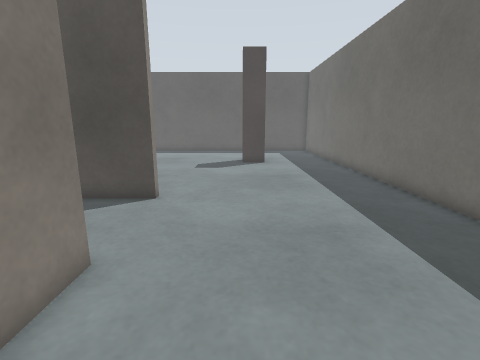
view 1 (above)

16 first-person views from a walk through a Gazebo world. The camera is 0.69 m above the floor, tilts 12° down and sees 85° across. The floor is counted in squares, 0.25 m on a side. Each view is taken from the middle of a square. On the plan, view 1 faces up. The plan holds only what a view shows up to about 19 squares ahead; the rest is blank. The place goes on beyond the plan. The robots in the file are not drawn.

view 2
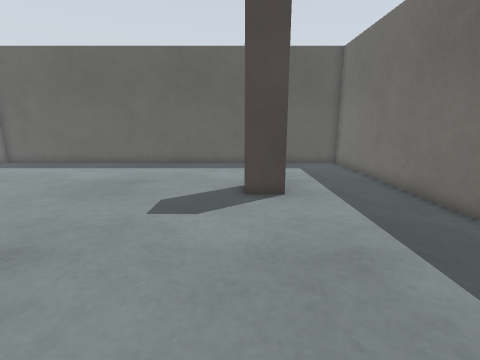

view 3
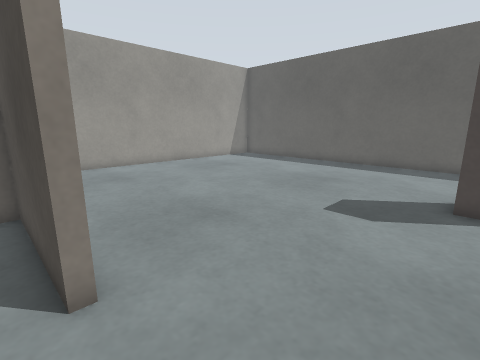

view 4
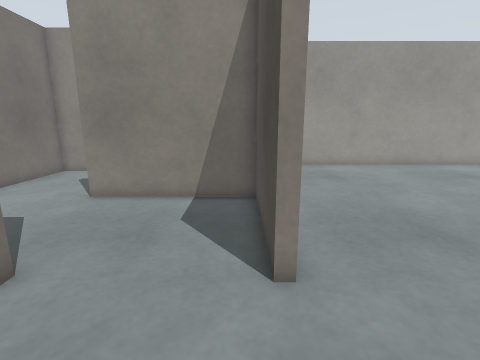

view 5
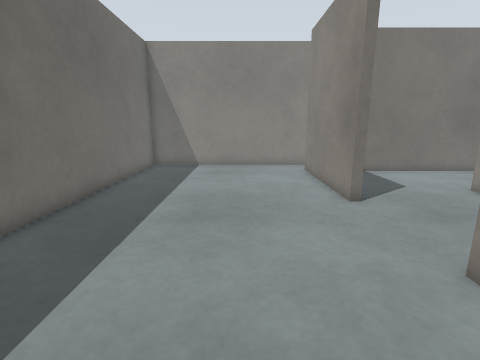

view 6
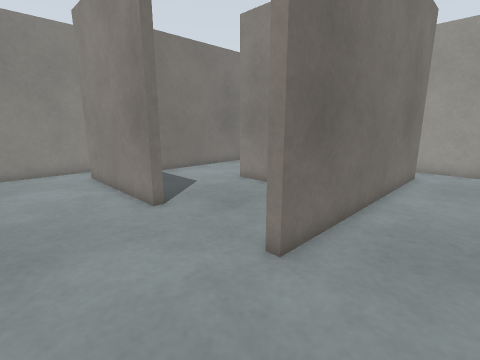

view 7
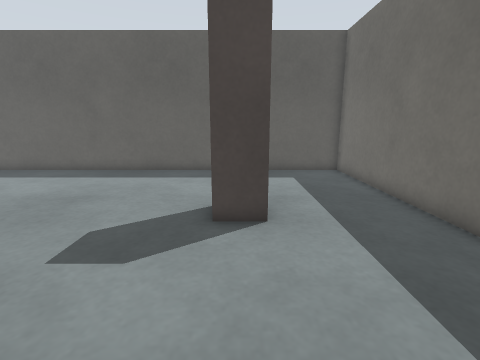

view 8
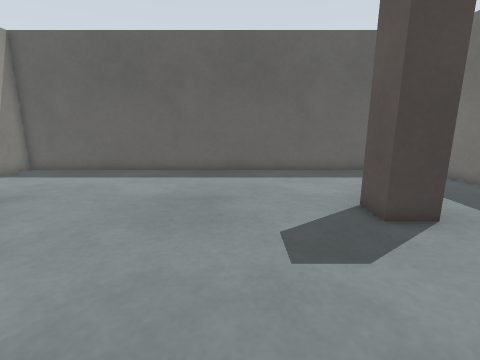

view 9
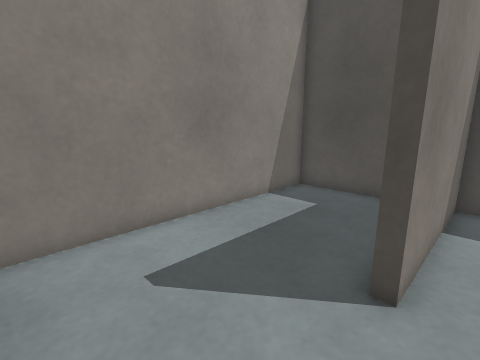

view 10
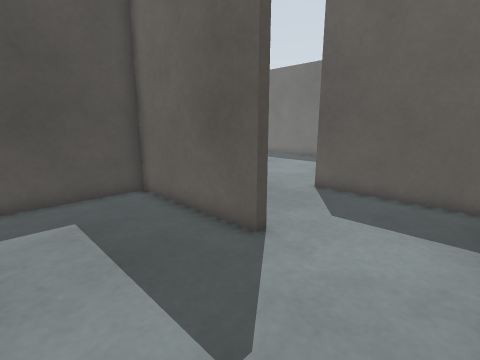

view 11
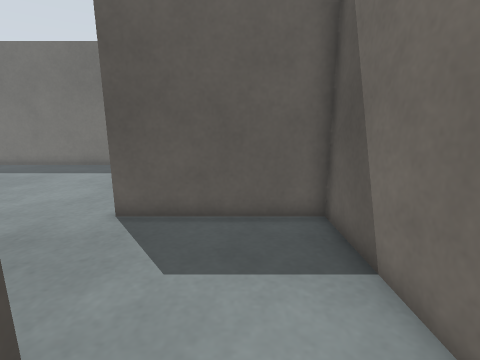

view 12
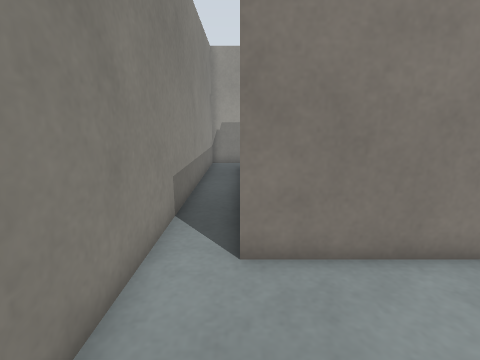

view 13
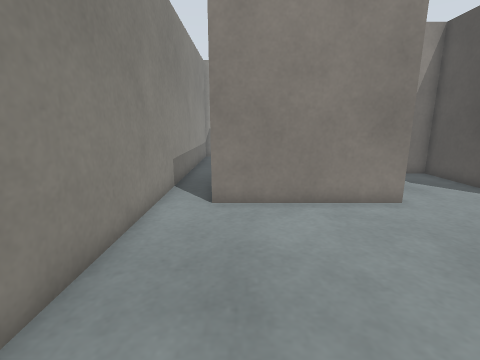

view 14
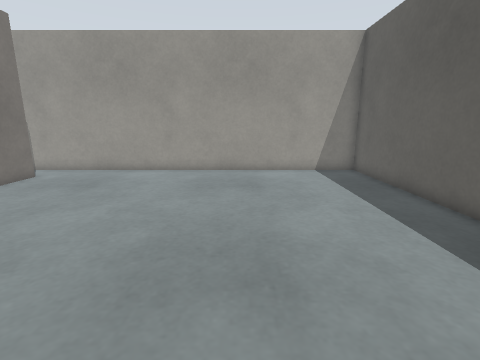

view 15
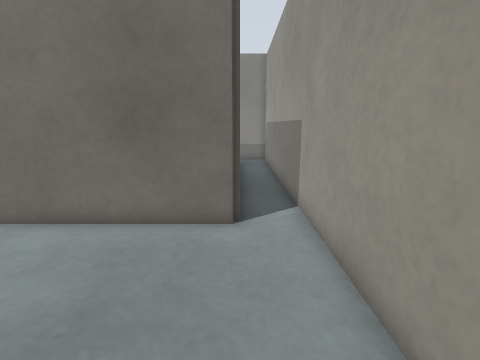

view 16
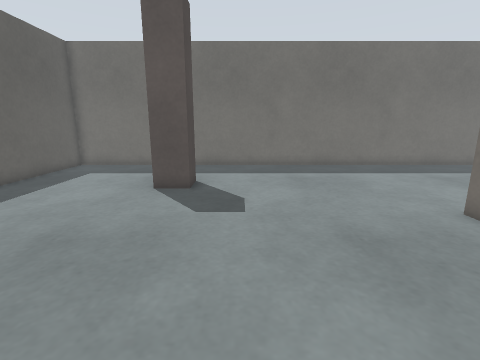

### Floor plan
Key: @ floor where view 1 was taken; # wall or solid block; . floor; P pillar.
Columns run from 17 left of view 1 to 7 right of it. Each row starts with its distance up from view 1.
 28 #########################
 27 #.......................#
 26 #.......................#
 25 #.......................#
 24 #.......................#
 23 #.......................#
 22 #.......................#
 21 #.................P.....#
 20 #................P P....#
 19 #.................P.....#
 18 #.......................#
 17 #.......................#
 16 #.......................#
 15 #.......................#
 14 #.......................#
 13 #.......................#
 12 #.......................#
 11 #.......................#
 10 #.############..........#
  9 #.#.....#...............#
  8 #.#.....#...............#
  7 #.#.....#...............#
  6 #.#.....#...............#
  5 #.#.....#...............#
  4 #.#.....#.....#.........#
  3 #.#...........#.........#
  2 #.#...........#.........#
  1 #.#...........#.........#
  0 #.#...........#..@......#
 -1 #.#...........#.........#
 -2 #.#############.........#
 -3 #.......................#
 -4 #########################

Where each view was taken, in squares from view 1:
view 1: 0 up, 0 right, facing up
view 2: 9 up, 0 right, facing up
view 3: 9 up, 1 right, facing up-left
view 4: 9 up, 1 right, facing left
view 5: 14 up, 1 right, facing down
view 6: 13 up, 1 right, facing down-left
view 7: 12 up, 1 right, facing up
view 8: 12 up, 4 left, facing up
view 9: 1 down, 8 left, facing up-left
view 10: 1 down, 14 left, facing up-right
view 11: 1 up, 11 left, facing right
view 12: 2 down, 2 right, facing left
view 13: 1 down, 6 right, facing left
view 14: 21 up, 1 left, facing left
view 15: 17 up, 15 left, facing down
view 16: 17 up, 11 left, facing right
